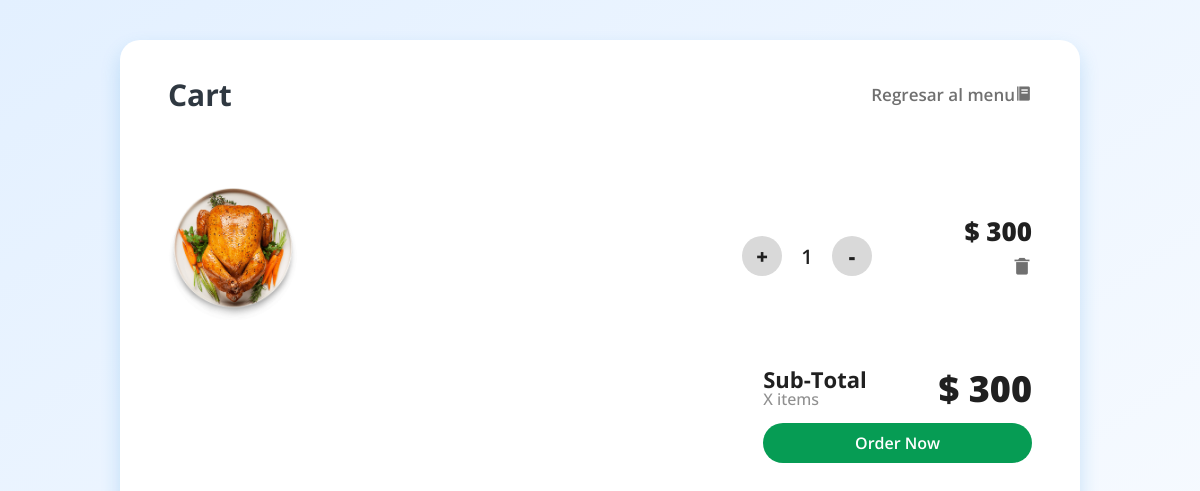
/cart (signed in), run on the app's committed database.
### restaurant/models.py (models this page shows, shortened)
class Item(db.Model):
    item_id = db.Column(db.Integer(), primary_key = True)
    name = db.Column(db.String(length = 30), nullable = False)
    description = db.Column(db.String(length = 50), nullable = False)
    price = db.Column(db.Integer(), nullable = False)
    source = db.Column(db.String(length = 30), nullable = False)
    orderer = db.Column(db.Integer(), db.ForeignKey('user.id'))  #used to store info regarding user's ordered item

### restaurant/routes.py (the view, shortened to what this page needs)
@app.route('/cart', methods = ['GET', 'POST'])
def cart_page():
    order_form = OrderForm()
    if request.method == 'GET':
        selected_items = Item.query.filter_by(orderer = current_user.id)#Obtener elementos que el usuario ha añadido al carrito
        return render_template('cart.html', order_form = order_form, selected_items = selected_items)

### restaurant/forms.py
class OrderForm(FlaskForm):
    submit = SubmitField(label = 'Order Now')

### restaurant/models.py (called while the page is built)
@login_manager.user_loader
def load_user(user_id):
    return User.query.get(int(user_id))

### restaurant/templates/cart.html (shortened to what this page needs)
<!DOCTYPE html>
<html>
<head>
	<link href='https://cdn.jsdelivr.net/npm/boxicons@2.0.5/css/boxicons.min.css' rel='stylesheet'>
	<link rel= "stylesheet" type= "text/css" href= "{{ url_for('static',filename='styles/css/style-cart.css') }}">
</head>
<body>
   <div class="CartContainer">
   	   <div class="Header">
   	   	<h3 class="Heading">Cart</h3>
   	   	<a href="{{ url_for('menu_page') }}" class = "back"><h5 class="Action">Regresar al menu<i class='bx bxs-food-menu'></i></h5></a>
   	   </div>
	   {% for selected_item in selected_items %}
   	   <div class="Cart-Items">
   	   	  <div class="image-box">
   	   	    <img src="{{ url_for('static', filename = 'styles/img/'+selected_item.source) }}" alt="" class="menu__img">
   	   	  </div>
   	   	  <div class="about">
            <h1 class="title"></h1>
   	   	  </div>
   	   	  <div class="counter">
   	   	  	<div class="btn">+</div>
   	   	  	<div class="count">1</div>
   	   	  	<div class="btn">-</div>
   	   	  </div>
   	   	  <div class="prices">
   	   	  	<div class="amount">$ {{ selected_item.price }}</div>
   	   	  	<div class="remove"><i class='bx bxs-trash-alt'></i></div>
   	   	  </div>
   	   </div>
	   {% endfor %}
		<div class="checkout">
			<div class="total">
				<div>
					<div class="Subtotal">Sub-Total</div>
					<div class="items"> X items</div>
				</div>
				<div class="total-amount">$ {{ selected_items | sum(attribute='price') }}</div>
			</div>
			<form method = 'POST'>
				{{ order_form.submit(class = 'button') }}
			</form>
		</div>
 	</div>
</body>
</html>

### restaurant/static/styles/css/style-cart.css (style rules this page uses)
body { margin: 0; padding: 0; background: linear-gradient(to bottom right, #E3F0FF, #FAFCFF); height: 100vh; display: flex; justify-content: center; align-items: center; }
.CartContainer { width: 80%; height: 90%; background-color: #ffffff; border-radius: 20px; box-shadow: 0px 10px 20px #1687d933; }
.Header { margin: auto; width: 90%; height: 15%; display: flex; justify-content: space-between; align-items: center; }
.Heading { font-size: 30px; font-family: 'Open Sans'; font-weight: 700; color: #2F3841; }
.back { text-decoration: none; }
.Action { font-size: 17px; font-family: 'Open Sans'; font-weight: 600; color: #707070; cursor: pointer; }
.Cart-Items { margin: auto; width: 90%; height: 30%; display: flex; justify-content: space-between; align-items: center; }
.image-box { width: 15%; text-align: center; }
.about { height: 100%; width: 30%; }
.title { padding-top: 60px; line-height: 10px; font-size: 32px; font-family: 'Open Sans'; font-weight: 800; color: #202020; }
.counter { width: 15%; display: flex; justify-content: space-between; align-items: center; }
.btn { width: 40px; height: 40px; border-radius: 50%; background-color: #d9d9d9; display: flex; justify-content: center; align-items: center; font-size: 20px; font-family: 'Open Sans'; font-weight: 900; color: #202020; cursor: pointer; }
.count { font-size: 20px; font-family: 'Open Sans'; font-weight: 600; color: #202020; }
.prices { height: 100%; text-align: right; padding-top: 90px; }
.amount { padding-top: 20px; font-size: 26px; font-family: 'Open Sans'; font-weight: 800; color: #202020; }
.remove { padding-top: 5px; font-size: 20px; font-family: 'Open Sans'; font-weight: 600; color: #707070; cursor: pointer; }
.checkout { float: right; margin-right: 5%; width: 28%; }
.total { width: 100%; display: flex; justify-content: space-between; }
.Subtotal { font-size: 22px; font-family: 'Open Sans'; font-weight: 700; color: #202020; }
.items { font-size: 16px; font-family: 'Open Sans'; font-weight: 500; color: #909090; line-height: 10px; }
.total-amount { font-size: 36px; font-family: 'Open Sans'; font-weight: 900; color: #202020; }
.button { margin-top: 10px; width: 100%; height: 40px; border: none; background-color: #069C54; border-radius: 20px; cursor: pointer; font-size: 16px; font-family: 'Open Sans'; font-weight: 600; color: #FFF; }
.menu__img { width: 130px; }

### data on the page
Item: source (picture), price "300"

### other printed values
{{ selected_items | sum(attribute='price') }} "300"
